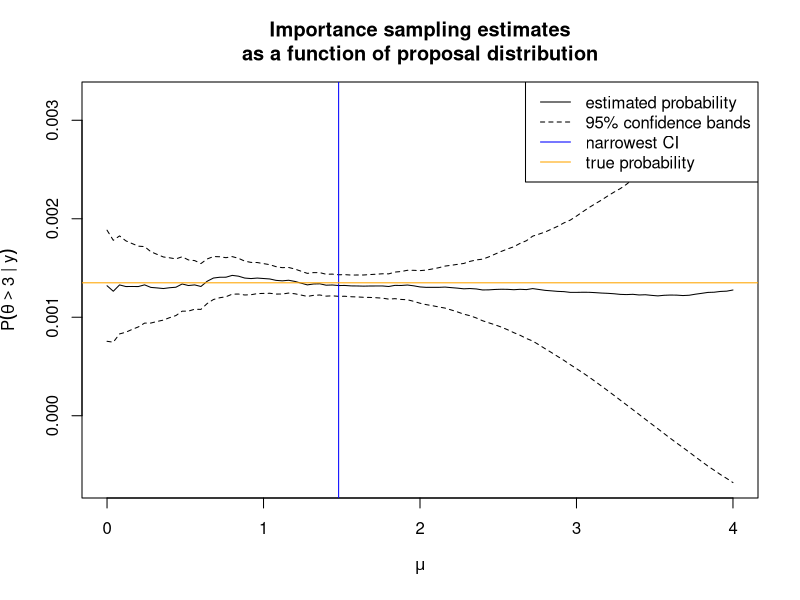
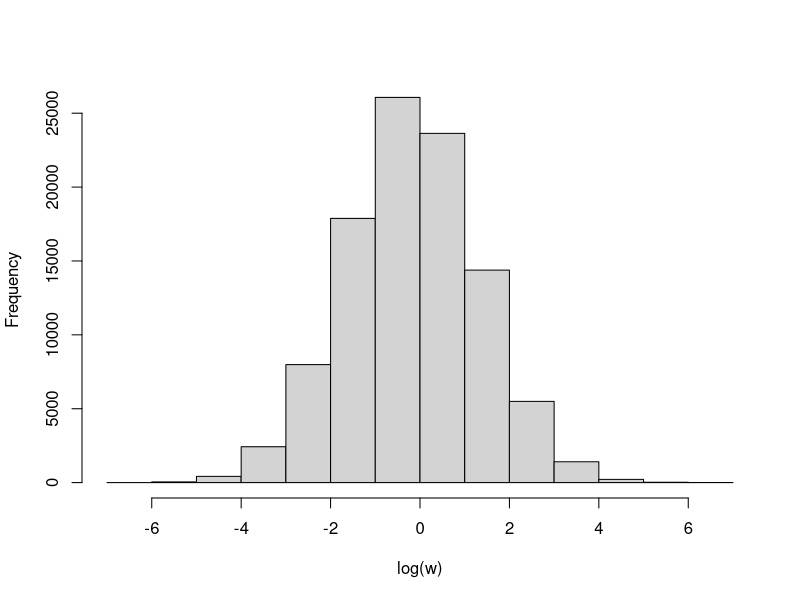
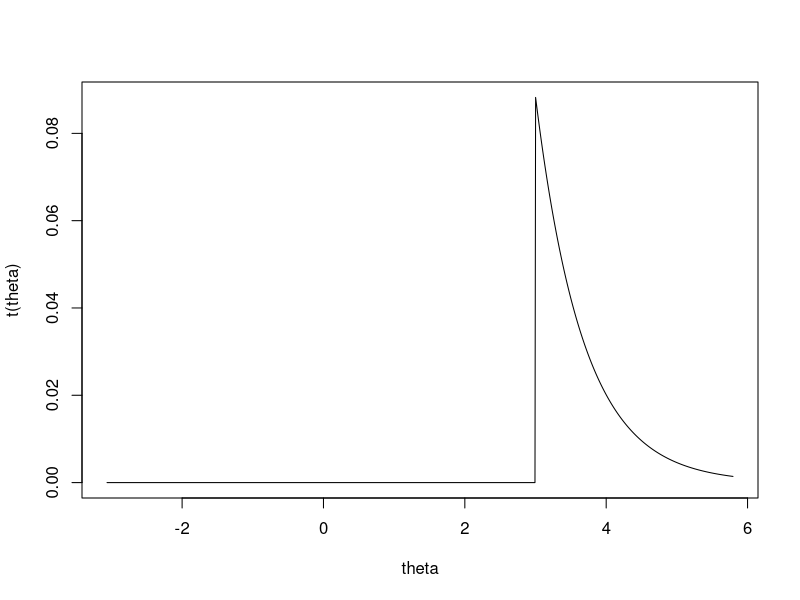

The R script that drew these images, in order:
# Suppose p(theta | y) = N(0, 1)
# We want to estimate P(theta > 3 | y)

# Monte Carlo integration will be a poor approximation to this
# because only a small portion of the samples from the 
# N(0, 1) will be above 3 (and the relative error about which
# side of 3 they fall will be important).

# Let g ~ N(mu, 1)

# Thus, we have:
# q(theta | y) = exp(-theta^2/2)
# g(theta) = (2 * pi)^(-1/2) * exp(-(theta - mu)^2/2)
# w(theta) = q(theta |y) / g(theta) = sqrt(2 * pi) * exp(mu*(mu - 2*theta)/2)

# We'll construct confidence bands for the mean and 
# identify the value of mu with the smallest standard error.

set.seed(1)
B = 100000
# take sample from N(0, 1) (will shift by mu to get a sample from g)
x = rnorm(B)

# x is a sample from a N(0, 1) distribution
# loc is the mean of g(theta), i.e., g ~ N(loc, 1) distribution
imp <- function(x, loc = 0) {
  B = length(x)
  theta = x + loc # create samples from g by shifting N(0, 1) sample by loc
  # compute importance ratio
  w = sqrt(2 * pi) * exp(loc*(loc - 2*theta)/2)
  t = (theta > 3) * w
  
  muhat <- sum(t)/sum(w) # estimate P(theta > 3 | y)
  # estimate variance of estimated mean
  v = 1/B * (var(t) + muhat^2 * var(w) - 2 * muhat * cov(t, w))
  # compute lower and upper bound of confidence interval
  lb = muhat - qnorm(0.975) * sqrt(v)
  ub = muhat + qnorm(0.975) * sqrt(v)
  # compute width of confidence interval
  width = ub - lb
  list(loc = loc, v = v, muhat = muhat, lb = lb, ub = ub, width = width, 
       theta = theta, w = w, t = t)
}

# do importance sampling for different values of mu
m = seq(0, 4, len = 101)
out = vector("list", length(m))
for (i in 1:length(m)) {
  out[[i]] = imp(x, m[i])
}

# plot estimates and confidence bands of P(theta > 3 | y) 
# for different values of mu

# extract and vectorize elements from out list
muhat = sapply(out, getElement, "muhat")
lb = sapply(out, getElement, "lb")
ub = sapply(out, getElement, "ub")
width = sapply(out, getElement, "width")
wmin = which.min(width) # element list with narrowest CI width

plot(m, muhat, type = "l", ylim = range(c(lb, ub)),
     ylab = expression(P(theta > 3*" | "*y)), xlab = expression(mu))
lines(m, lb, lty = 2)
lines(m, ub, lty = 2)
abline(v = m[wmin], col = "blue") # location of narrowest CI
abline(h = (1 - pnorm(3)), col = "orange") # true probability
legend("topright", 
       legend = c("estimated probability", "95% confidence bands", 
                  "narrowest CI", "true probability"), 
       lty = c(1, 2, 1, 1), col = c("black", "black", "blue", "orange"))
title("Importance sampling estimates\nas a function of proposal distribution")

# histogram of log weights
# the histogram is symmetric, which means the sampler should be okay
hist(log(out[[wmin]]$w), xlab = "log(w)", main = "")

# plot of t(theta) versus theta
# sequence of values over range of sampled theta values
# for sampler with narrowest CI
theta = out[[wmin]]$theta
x = seq(min(theta), max(theta), len = 1000)
loc = out[[wmin]]$loc
# This plot has a uniformly bounded spike, so the sampler
# should work reasonably well
plot(x,  (x > 3) * sqrt(2 * pi) * exp(loc*(loc - 2*x)/2), xlab = "theta",
     ylab = "t(theta)", type = "l")

